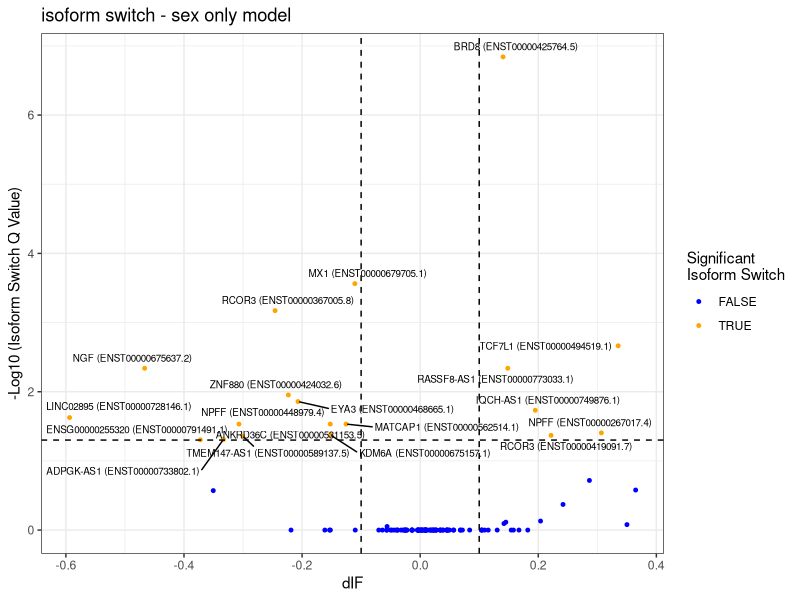

Reproduce this figure in R.
## ---- chunk 1
library(ggplot2)
library(ggrepel)

# Read in the data
sex_alone <- read.csv("./kallisto_isoform_switch_analysis.csv")

# Plot
ggplot(data = sex_alone, aes(x = dIF, y = -log10(isoform_switch_q_value))) +
  geom_point(
    aes(color = abs(dIF) > 0.1 & isoform_switch_q_value < 0.05),
    size = 1
  ) +
  geom_hline(yintercept = -log10(0.05), linetype = 'dashed') +
  geom_vline(xintercept = c(-0.1, 0.1), linetype = 'dashed') +
  scale_color_manual('Significant\nIsoform Switch',
                     values = c('FALSE' = 'blue', 'TRUE' = 'orange')) +
  labs(x = 'dIF', y = '-Log10 (Isoform Switch Q Value)') +
  ggtitle("isoform switch - sex only model") +
  ggrepel::geom_text_repel(
    aes(label = ifelse(abs(dIF) > 0.1 & isoform_switch_q_value < 0.05,
                       paste0(gene_id, " (", isoform_id, ")"),
                       '')),
    size = 2.5
  ) +
  theme_bw()


